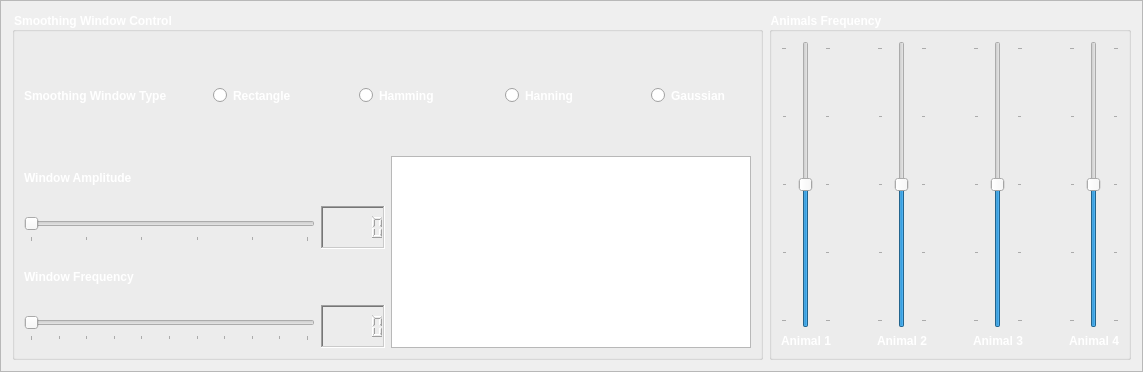
              <widget class="QFrame" name="frame_16">
               <property name="frameShape">
                <enum>QFrame::StyledPanel</enum>
               </property>
               <property name="frameShadow">
                <enum>QFrame::Raised</enum>
               </property>
               <layout class="QGridLayout" name="gridLayout_52">
                <item row="0" column="0">
                 <layout class="QGridLayout" name="gridLayout_53">
                  <item row="0" column="0">
                   <widget class="QGroupBox" name="groupBox_8">
                    <property name="font">
                     <font>
                      <pointsize>9</pointsize>
                      <weight>75</weight>
                      <bold>true</bold>
                     </font>
                    </property>
                    <property name="styleSheet">
                     <string notr="true">color: rgb(255, 255, 255);</string>
                    </property>
                    <property name="title">
                     <string>Smoothing Window Control</string>
                    </property>
                    <layout class="QGridLayout" name="gridLayout_54">
                     <item row="3" column="0">
                      <layout class="QVBoxLayout" name="verticalLayout_23">
                       <item>
                        <widget class="QLabel" name="label_38">
                         <property name="font">
                          <font>
                           <weight>75</weight>
                           <bold>true</bold>
                          </font>
                         </property>
                         <property name="text">
                          <string>Window Amplitude</string>
                         </property>
                        </widget>
                       </item>
                       <item>
                        <layout class="QHBoxLayout" name="horizontalLayout_13">
                         <item>
                          <widget class="QSlider" name="Animal_Sounds_Window_Amplitude_Slider">
                           <property name="sizePolicy">
                            <sizepolicy hsizetype="Expanding" vsizetype="Fixed">
                             <horstretch>120</horstretch>
                             <verstretch>0</verstretch>
                            </sizepolicy>
                           </property>
                           <property name="minimumSize">
                            <size>
                             <width>0</width>
                             <height>29</height>
                            </size>
                           </property>
                           <property name="minimum">
                            <number>0</number>
                           </property>
                           <property name="maximum">
                            <number>5</number>
                           </property>
                           <property name="singleStep">
                            <number>0</number>
                           </property>
                           <property name="pageStep">
                            <number>0</number>
                           </property>
                           <property name="value">
                            <number>0</number>
                           </property>
                           <property name="sliderPosition">
                            <number>0</number>
                           </property>
                           <property name="tracking">
                            <bool>true</bool>
                           </property>
                           <property name="orientation">
                            <enum>Qt::Horizontal</enum>
                           </property>
                           <property name="invertedAppearance">
                            <bool>false</bool>
                           </property>
                           <property name="invertedControls">
                            <bool>false</bool>
                           </property>
                           <property name="tickPosition">
                            <enum>QSlider::TicksBelow</enum>
                           </property>
                           <property name="tickInterval">
                            <number>1</number>
                           </property>
                          </widget>
                         </item>
                         <item>
                          <widget class="QLCDNumber" name="Animal_Sounds_Window_Amplitude_LCD">
                           <property name="enabled">
                            <bool>true</bool>
                           </property>
                           <property name="minimumSize">
                            <size>
                             <width>0</width>
                             <height>29</height>
                            </size>
                           </property>
                           <property name="font">
                            <font>
                             <weight>75</weight>
                             <bold>true</bold>
                            </font>
                           </property>
                           <property name="frameShape">
                            <enum>QFrame::WinPanel</enum>
                           </property>
                           <property name="frameShadow">
                            <enum>QFrame::Sunken</enum>
                           </property>
                           <property name="lineWidth">
                            <number>1</number>
                           </property>
                           <property name="segmentStyle">
                            <enum>QLCDNumber::Outline</enum>
                           </property>
                           <property name="intValue" stdset="0">
                            <number>0</number>
                           </property>
                          </widget>
                         </item>
                        </layout>
                       </item>
                      </layout>
                     </item>
                     <item row="4" column="0">
                      <layout class="QVBoxLayout" name="verticalLayout_24">
                       <item>
                        <widget class="QLabel" name="label_39">
                         <property name="font">
                          <font>
                           <weight>75</weight>
                           <bold>true</bold>
                          </font>
                         </property>
                         <property name="text">
                          <string>Window Frequency</string>
                         </property>
                        </widget>
                       </item>
                       <item>
                        <layout class="QHBoxLayout" name="horizontalLayout_14">
                         <item>
                          <widget class="QSlider" name="Animal_Sounds_Window_Frequency_Slider">
                           <property name="sizePolicy">
                            <sizepolicy hsizetype="Expanding" vsizetype="Fixed">
                             <horstretch>120</horstretch>
                             <verstretch>0</verstretch>
                            </sizepolicy>
                           </property>
                           <property name="minimumSize">
                            <size>
                             <width>0</width>
                             <height>29</height>
                            </size>
                           </property>
                           <property name="minimum">
                            <number>0</number>
                           </property>
                           <property name="maximum">
                            <number>10</number>
                           </property>
                           <property name="singleStep">
                            <number>0</number>
                           </property>
                           <property name="pageStep">
                            <number>0</number>
                           </property>
                           <property name="value">
                            <number>0</number>
                           </property>
                           <property name="sliderPosition">
                            <number>0</number>
                           </property>
                           <property name="tracking">
                            <bool>true</bool>
                           </property>
                           <property name="orientation">
                            <enum>Qt::Horizontal</enum>
                           </property>
                           <property name="invertedAppearance">
                            <bool>false</bool>
                           </property>
                           <property name="invertedControls">
                            <bool>false</bool>
                           </property>
                           <property name="tickPosition">
                            <enum>QSlider::TicksBelow</enum>
                           </property>
                           <property name="tickInterval">
                            <number>1</number>
                           </property>
                          </widget>
                         </item>
                         <item>
                          <widget class="QLCDNumber" name="Animal_Sounds_Window_Frequency_LCD">
                           <property name="enabled">
                            <bool>true</bool>
                           </property>
                           <property name="minimumSize">
                            <size>
                             <width>0</width>
                             <height>29</height>
                            </size>
                           </property>
                           <property name="font">
                            <font>
                             <weight>75</weight>
                             <bold>true</bold>
                            </font>
                           </property>
                           <property name="frameShape">
                            <enum>QFrame::WinPanel</enum>
                           </property>
                           <property name="frameShadow">
                            <enum>QFrame::Sunken</enum>
                           </property>
                           <property name="lineWidth">
                            <number>1</number>
                           </property>
                           <property name="segmentStyle">
                            <enum>QLCDNumber::Outline</enum>
                           </property>
                           <property name="intValue" stdset="0">
                            <number>0</number>
                           </property>
                          </widget>
                         </item>
                        </layout>
                       </item>
                      </layout>
                     </item>
                     <item row="3" column="1" rowspan="2">
                      <widget class="PlotWidget" name="Animal_Sounds_Smoothing_Window_Graph"/>
                     </item>
                     <item row="2" column="0" colspan="2">
                      <spacer name="verticalSpacer_5">
                       <property name="orientation">
                        <enum>Qt::Vertical</enum>
                       </property>
                       <property name="sizeHint" stdset="0">
                        <size>
                         <width>20</width>
                         <height>40</height>
                        </size>
                       </property>
                      </spacer>
                     </item>
                     <item row="1" column="0" colspan="2">
                      <layout class="QGridLayout" name="gridLayout_55">
                       <item row="0" column="8">
                        <widget class="QRadioButton" name="Animal_Sounds_Gaussian_Radio_Button">
                         <property name="minimumSize">
                          <size>
                           <width>100</width>
                           <height>29</height>
                          </size>
                         </property>
                         <property name="font">
                          <font>
                           <weight>75</weight>
                           <bold>true</bold>
                          </font>
                         </property>
                         <property name="text">
                          <string>Gaussian</string>
                         </property>
                        </widget>
                       </item>
                       <item row="0" column="0">
                        <widget class="QLabel" name="label_37">
                         <property name="font">
                          <font>
                           <weight>75</weight>
                           <bold>true</bold>
                          </font>
                         </property>
                         <property name="text">
                          <string>Smoothing Window Type</string>
                         </property>
                        </widget>
                       </item>
                       <item row="0" column="3">
                        <spacer name="horizontalSpacer_43">
                         <property name="orientation">
                          <enum>Qt::Horizontal</enum>
                         </property>
                         <property name="sizeHint" stdset="0">
                          <size>
                           <width>40</width>
                           <height>20</height>
                          </size>
                         </property>
                        </spacer>
                       </item>
                       <item row="0" column="2">
                        <widget class="QRadioButton" name="Animal_Sounds_Rectangle_Radio_Button">
                         <property name="minimumSize">
                          <size>
                           <width>100</width>
                           <height>29</height>
                          </size>
                         </property>
                         <property name="font">
                          <font>
                           <weight>75</weight>
                           <bold>true</bold>
                          </font>
                         </property>
                         <property name="text">
                          <string>Rectangle</string>
                         </property>
                        </widget>
                       </item>
                       <item row="0" column="1">
                        <spacer name="horizontalSpacer_42">
                         <property name="orientation">
                          <enum>Qt::Horizontal</enum>
                         </property>
                         <property name="sizeHint" stdset="0">
                          <size>
                           <width>40</width>
                           <height>20</height>
                          </size>
                         </property>
                        </spacer>
                       </item>
                       <item row="0" column="6">
                        <widget class="QRadioButton" name="Animal_Sounds_Hanning_Radio_Button">
                         <property name="minimumSize">
                          <size>
                           <width>100</width>
                           <height>29</height>
                          </size>
                         </property>
                         <property name="font">
                          <font>
                           <weight>75</weight>
                           <bold>true</bold>
                          </font>
                         </property>
                         <property name="text">
                          <string>Hanning</string>
                         </property>
                        </widget>
                       </item>
                       <item row="0" column="4">
                        <widget class="QRadioButton" name="Animal_Sounds_Hamming_Radio_Button">
                         <property name="minimumSize">
                          <size>
                           <width>100</width>
                           <height>29</height>
                          </size>
                         </property>
                         <property name="font">
                          <font>
                           <weight>75</weight>
                           <bold>true</bold>
                          </font>
                         </property>
                         <property name="text">
                          <string>Hamming</string>
                         </property>
                        </widget>
                       </item>
                       <item row="0" column="5">
                        <spacer name="horizontalSpacer_44">
                         <property name="orientation">
                          <enum>Qt::Horizontal</enum>
                         </property>
                         <property name="sizeHint" stdset="0">
                          <size>
                           <width>40</width>
                           <height>20</height>
                          </size>
                         </property>
                        </spacer>
                       </item>
                       <item row="0" column="7">
                        <spacer name="horizontalSpacer_45">
                         <property name="orientation">
                          <enum>Qt::Horizontal</enum>
                         </property>
                         <property name="sizeHint" stdset="0">
                          <size>
                           <width>40</width>
                           <height>20</height>
                          </size>
                         </property>
                        </spacer>
                       </item>
                      </layout>
                     </item>
                     <item row="0" column="0" colspan="2">
                      <spacer name="verticalSpacer_6">
                       <property name="orientation">
                        <enum>Qt::Vertical</enum>
                       </property>
                       <property name="sizeHint" stdset="0">
                        <size>
                         <width>20</width>
                         <height>40</height>
                        </size>
                       </property>
                      </spacer>
                     </item>
                    </layout>
                   </widget>
                  </item>
                  <item row="0" column="1">
                   <widget class="QGroupBox" name="groupBox_9">
                    <property name="sizePolicy">
                     <sizepolicy hsizetype="Expanding" vsizetype="Preferred">
                      <horstretch>0</horstretch>
                      <verstretch>0</verstretch>
                     </sizepolicy>
                    </property>
                    <property name="maximumSize">
                     <size>
                      <width>400</width>
                      <height>16777215</height>
                     </size>
                    </property>
                    <property name="font">
                     <font>
                      <pointsize>9</pointsize>
                      <weight>75</weight>
                      <bold>true</bold>
                     </font>
                    </property>
                    <property name="styleSheet">
                     <string notr="true">color: rgb(255, 255, 255);</string>
                    </property>
                    <property name="title">
                     <string>Animals Frequency</string>
                    </property>
                    <layout class="QGridLayout" name="gridLayout_56">
                     <item row="0" column="0">
                      <layout class="QHBoxLayout" name="horizontalLayout_15">
                       <item>
                        <layout class="QVBoxLayout" name="verticalLayout_25">
                         <item>
                          <widget class="QSlider" name="Animal_Sounds_Animal_1_Frequency_Slider">
                           <property name="sizePolicy">
                            <sizepolicy hsizetype="Maximum" vsizetype="Expanding">
                             <horstretch>0</horstretch>
                             <verstretch>0</verstretch>
                            </sizepolicy>
                           </property>
                           <property name="minimumSize">
                            <size>
                             <width>50</width>
                             <height>0</height>
                            </size>
                           </property>
                           <property name="maximumSize">
                            <size>
                             <width>35</width>
                             <height>16777215</height>
                            </size>
                           </property>
                           <property name="minimum">
                            <number>-2</number>
                           </property>
                           <property name="maximum">
                            <number>2</number>
                           </property>
                           <property name="orientation">
                            <enum>Qt::Vertical</enum>
                           </property>
                           <property name="tickPosition">
                            <enum>QSlider::TicksBothSides</enum>
                           </property>
                          </widget>
                         </item>
                         <item>
                          <widget class="QLabel" name="Animal_Sounds_Animal_1_Label">
                           <property name="minimumSize">
                            <size>
                             <width>50</width>
                             <height>0</height>
                            </size>
                           </property>
                           <property name="maximumSize">
                            <size>
                             <width>35</width>
                             <height>16777215</height>
                            </size>
                           </property>
                           <property name="font">
                            <font>
                             <weight>75</weight>
                             <bold>true</bold>
                            </font>
                           </property>
                           <property name="text">
                            <string>Animal 1</string>
                           </property>
                          </widget>
                         </item>
                        </layout>
                       </item>
                       <item>
                        <spacer name="horizontalSpacer_47">
                         <property name="orientation">
                          <enum>Qt::Horizontal</enum>
                         </property>
                         <property name="sizeHint" stdset="0">
                          <size>
                           <width>40</width>
                           <height>20</height>
                          </size>
                         </property>
                        </spacer>
                       </item>
                       <item>
                        <layout class="QVBoxLayout" name="verticalLayout_26">
                         <item>
                          <widget class="QSlider" name="Animal_Sounds_Animal_2_Frequency_Slider">
                           <property name="sizePolicy">
                            <sizepolicy hsizetype="Maximum" vsizetype="Expanding">
                             <horstretch>0</horstretch>
                             <verstretch>0</verstretch>
                            </sizepolicy>
                           </property>
                           <property name="minimumSize">
                            <size>
                             <width>50</width>
                             <height>0</height>
                            </size>
                           </property>
                           <property name="maximumSize">
                            <size>
                             <width>35</width>
                             <height>16777215</height>
                            </size>
                           </property>
                           <property name="minimum">
                            <number>-2</number>
                           </property>
                           <property name="maximum">
                            <number>2</number>
                           </property>
                           <property name="orientation">
                            <enum>Qt::Vertical</enum>
                           </property>
                           <property name="tickPosition">
                            <enum>QSlider::TicksBothSides</enum>
                           </property>
                          </widget>
                         </item>
                         <item>
                          <widget class="QLabel" name="Animal_Sounds_Animal_2_Label">
                           <property name="minimumSize">
                            <size>
                             <width>50</width>
                             <height>0</height>
                            </size>
                           </property>
                           <property name="maximumSize">
                            <size>
                             <width>35</width>
                             <height>16777215</height>
                            </size>
                           </property>
                           <property name="font">
                            <font>
                             <weight>75</weight>
                             <bold>true</bold>
                            </font>
                           </property>
                           <property name="text">
                            <string>Animal 2</string>
                           </property>
                          </widget>
                         </item>
                        </layout>
                       </item>
                       <item>
                        <spacer name="horizontalSpacer_48">
                         <property name="orientation">
                          <enum>Qt::Horizontal</enum>
                         </property>
                         <property name="sizeHint" stdset="0">
                          <size>
                           <width>40</width>
                           <height>20</height>
                          </size>
                         </property>
                        </spacer>
                       </item>
                       <item>
                        <layout class="QVBoxLayout" name="verticalLayout_27">
                         <item>
                          <widget class="QSlider" name="Animal_Sounds_Animal_3_Frequency_Slider">
                           <property name="sizePolicy">
                            <sizepolicy hsizetype="Maximum" vsizetype="Expanding">
                             <horstretch>0</horstretch>
                             <verstretch>0</verstretch>
                            </sizepolicy>
                           </property>
                           <property name="minimumSize">
                            <size>
                             <width>50</width>
                             <height>0</height>
                            </size>
                           </property>
                           <property name="maximumSize">
                            <size>
                             <width>35</width>
                             <height>16777215</height>
                            </size>
                           </property>
                           <property name="minimum">
                            <number>-2</number>
                           </property>
                           <property name="maximum">
                            <number>2</number>
                           </property>
                           <property name="orientation">
                            <enum>Qt::Vertical</enum>
                           </property>
                           <property name="tickPosition">
                            <enum>QSlider::TicksBothSides</enum>
                           </property>
                          </widget>
                         </item>
                         <item>
                          <widget class="QLabel" name="Animal_Sounds_Animal_3_Label">
                           <property name="minimumSize">
                            <size>
                             <width>50</width>
                             <height>0</height>
                            </size>
                           </property>
                           <property name="maximumSize">
                            <size>
                             <width>35</width>
                             <height>16777215</height>
                            </size>
                           </property>
                           <property name="font">
                            <font>
                             <weight>75</weight>
                             <bold>true</bold>
                            </font>
                           </property>
                           <property name="text">
                            <string>Animal 3</string>
                           </property>
                          </widget>
                         </item>
                        </layout>
                       </item>
                       <item>
                        <spacer name="horizontalSpacer_49">
                         <property name="orientation">
                          <enum>Qt::Horizontal</enum>
                         </property>
                         <property name="sizeHint" stdset="0">
                          <size>
                           <width>40</width>
                           <height>20</height>
                          </size>
                         </property>
                        </spacer>
                       </item>
                       <item>
                        <layout class="QVBoxLayout" name="verticalLayout_28">
                         <item>
                          <widget class="QSlider" name="Animal_Sounds_Animal_4_Frequency_Slider">
                           <property name="sizePolicy">
                            <sizepolicy hsizetype="Maximum" vsizetype="Expanding">
                             <horstretch>0</horstretch>
                             <verstretch>0</verstretch>
                            </sizepolicy>
                           </property>
                           <property name="minimumSize">
                            <size>
                             <width>50</width>
                             <height>0</height>
                            </size>
                           </property>
                           <property name="maximumSize">
                            <size>
                             <width>35</width>
                             <height>16777215</height>
                            </size>
                           </property>
                           <property name="minimum">
                            <number>-2</number>
                           </property>
                           <property name="maximum">
                            <number>2</number>
                           </property>
                           <property name="orientation">
                            <enum>Qt::Vertical</enum>
                           </property>
                           <property name="tickPosition">
                            <enum>QSlider::TicksBothSides</enum>
                           </property>
                          </widget>
                         </item>
                         <item>
                          <widget class="QLabel" name="Animal_Sounds_Animal_4_Label">
                           <property name="minimumSize">
                            <size>
                             <width>50</width>
                             <height>0</height>
                            </size>
                           </property>
                           <property name="maximumSize">
                            <size>
                             <width>35</width>
                             <height>16777215</height>
                            </size>
                           </property>
                           <property name="font">
                            <font>
                             <weight>75</weight>
                             <bold>true</bold>
                            </font>
                           </property>
                           <property name="text">
                            <string>Animal 4</string>
                           </property>
                          </widget>
                         </item>
                        </layout>
                       </item>
                      </layout>
                     </item>
                    </layout>
                   </widget>
                  </item>
                 </layout>
                </item>
               </layout>
              </widget>
